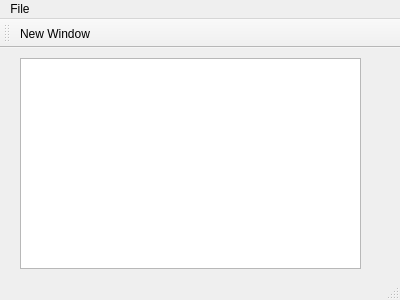
<?xml version="1.0" encoding="UTF-8"?>
<ui version="4.0">
 <class>MainWindow</class>
 <widget class="QMainWindow" name="MainWindow">
  <property name="geometry">
   <rect>
    <x>0</x>
    <y>0</y>
    <width>400</width>
    <height>300</height>
   </rect>
  </property>
  <property name="windowTitle">
   <string>MainWindow</string>
  </property>
  <widget class="QWidget" name="centralWidget">
   <widget class="QPlainTextEdit" name="plainTextEdit">
    <property name="geometry">
     <rect>
      <x>20</x>
      <y>10</y>
      <width>341</width>
      <height>211</height>
     </rect>
    </property>
   </widget>
  </widget>
  <widget class="QMenuBar" name="menuBar">
   <property name="geometry">
    <rect>
     <x>0</x>
     <y>0</y>
     <width>400</width>
     <height>20</height>
    </rect>
   </property>
   <widget class="QMenu" name="menuFile">
    <property name="title">
     <string>File</string>
    </property>
    <addaction name="actionNew_Window"/>
   </widget>
   <addaction name="menuFile"/>
  </widget>
  <widget class="QToolBar" name="mainToolBar">
   <attribute name="toolBarArea">
    <enum>TopToolBarArea</enum>
   </attribute>
   <attribute name="toolBarBreak">
    <bool>false</bool>
   </attribute>
   <addaction name="actionNew_Window"/>
  </widget>
  <widget class="QStatusBar" name="statusBar"/>
  <action name="actionNew_Window">
   <property name="text">
    <string>New Window</string>
   </property>
  </action>
 </widget>
 <layoutdefault spacing="6" margin="11"/>
 <resources/>
 <connections/>
</ui>
